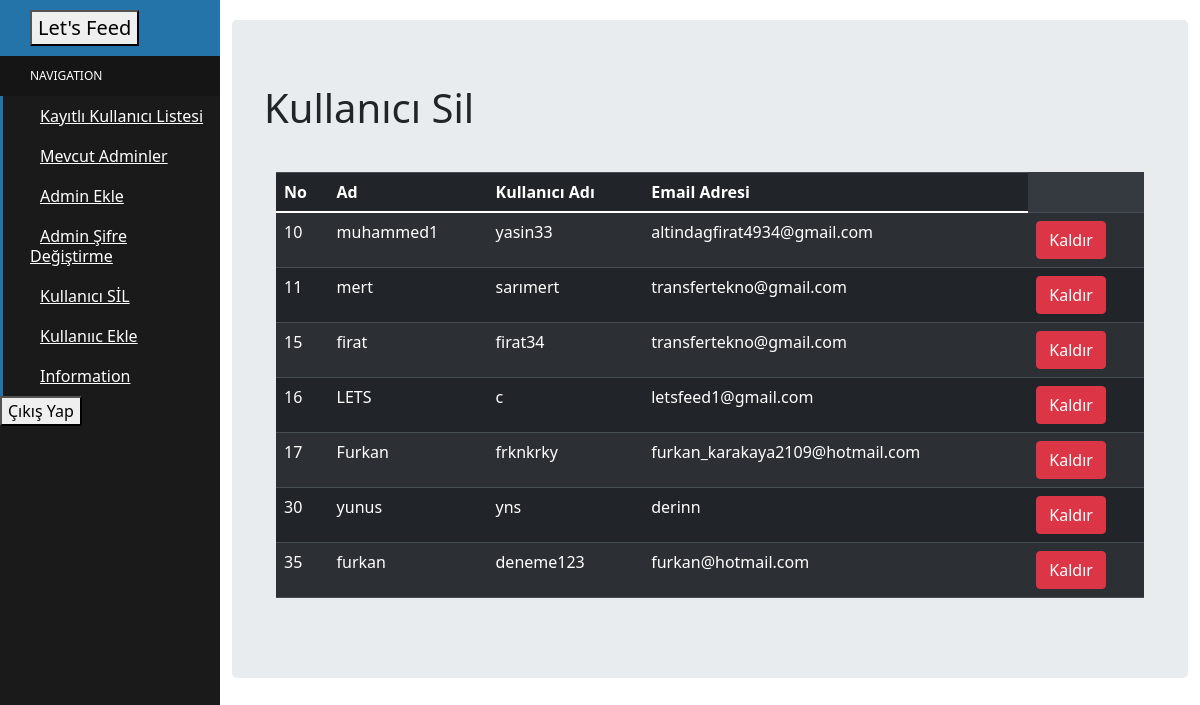
The page /admin/uyesil.php on the database its author committed.
### tables this page shows
CREATE TABLE `kullanici_verileri` (
  `Id` int(11) NOT NULL,
  `Ad` varchar(50) NOT NULL,
  `Soyad` varchar(50) NOT NULL,
  `k_adi` varchar(50) NOT NULL,
  `eposta` varchar(50) NOT NULL,
  `cep_telefon` varchar(11) NOT NULL,
  `il` varchar(50) NOT NULL,
  `dogum_tarih` varchar(50) NOT NULL,
  `cinsiyet` varchar(50) NOT NULL,
  `sifre` varchar(50) NOT NULL,
  `kurtarma` int(100) NOT NULL,
  `image_name` varchar(300) NOT NULL,
  `image_type` varchar(100) NOT NULL,
  `image_size` varchar(100) NOT NULL,
  `image_date` timestamp NOT NULL DEFAULT current_timestamp(),
  `image_count` int(250) DEFAULT NULL
);

### admin/uyesil.php (the view, shortened to what this page needs)
<?php
include('../db_connect.php');
?>
<html lang="en">
  <head>
    <link rel="stylesheet" href="https://cdn.jsdelivr.net/npm/bootstrap@4.6.1/dist/css/bootstrap.min.css">
    </head>
        <div class="sidebar-container">
  <div class="sidebar-logo">
   <a href="Panel.php"><button> Let's Feed</button></a>
  </div>
  <ul class="sidebar-navigation">
    <li class="header">Navigation</li>
    <li>
      <a href="Kullanicisayi.php">
        <i class="fa fa-home" aria-hidden="true"></i> Kayıtlı Kullanıcı Listesi
      </a>
    </li>
       <li>
      <a href="adminkayit.php">
        <i class="fa fa-tachometer" aria-hidden="true"></i>Mevcut Adminler
      </a>
    </li>
	<li>
      <a href="adminekle.php">
        <i class="fa fa-tachometer" aria-hidden="true"></i>Admin Ekle
      </a>
    </li>
	<li>
      <a href="adminsifre.php">
        <i class="fa fa-tachometer" aria-hidden="true"></i>Admin Şifre Değiştirme
      </a>
    </li>
    <li>
      <a href="#">
        <i class="fa fa-tachometer" aria-hidden="true"></i> Kullanıcı SİL
      </a>
    </li>
      <li>
      <a href="Uyeekle.php">
        <i class="fa fa-tachometer" aria-hidden="true"></i> Kullanııc Ekle
      </a>
    </li>
    <li>
      <a href="#">
        <i class="fa fa-info-circle" aria-hidden="true"></i> Information
      </a>
    </li>
  </ul>
    <a href="Index.php">
   <button> Çıkış Yap</button></a>
</div>
<div class="content-container">
  <div class="container-fluid">
    <div class="jumbotron">
      <h1>Kullanıcı Sil</h1>
      <p><?php
$sql=$db->query("SELECT Id,Ad,Soyad,k_adi,eposta,kurtarma FROM kullanici_verileri");
?>
<!DOCTYPE html>
<html lang="tr">
<head>
<link href="https://cdn.jsdelivr.net/npm/bootstrap@5.0.1/dist/css/bootstrap.min.css" rel="stylesheet">
</head>
<body>
    <main>
        <div class="container">
            <div class="row mt-4">
                <div class="col">
                    <table class="table table-hover table-dark table-striped">
                        <thead>
                            <tr>
                                <th>No</th>
                                <th>Ad</th>
                                <th>Kullanıcı Adı</th>
                                <th>Email Adresi</th>
                            </tr>
                        </thead>
                        <tbody>
    <?php while ($satir = $sql->fetch(PDO::FETCH_ASSOC)) { ?>
                            <tr>
                                 <td><?=$satir['Id']?></td>
                                <td><?=$satir['Ad']?></td>
                                <td><?=$satir['k_adi']?></td>
                                <td><?=$satir['eposta']?></td>
                                <td>
                                    <div class="btn-group">
                                        <a href="?sil=<?=$satir['Id']?>" onclick="return confirm('Silinsin mi?')" class="btn btn-danger">Kaldır</a>
                                    </div>
                            </tr>
                       <?php } ?>
                        </tbody>
                    </table>
                </div>
            </div>
        </div>
    </main>
</div>
    </body>
</html>

### admin/uyesil.php (style rules this page uses)
.sidebar-container { position: fixed; width: 220px; height: 100%; left: 0; overflow-x: hidden; overflow-y: auto; background: #1a1a1a; color: #fff; }
.content-container { padding-top: 20px; }
.sidebar-logo { padding: 10px 15px 10px 30px; font-size: 20px; background-color: #2574A9; }
.sidebar-navigation { padding: 0; margin: 0; list-style-type: none; position: relative; }
.sidebar-navigation li { background-color: transparent; position: relative; display: inline-block; width: 100%; line-height: 20px; }
.sidebar-navigation li a { padding: 10px 15px 10px 30px; display: block; color: #fff; }
.sidebar-navigation li::before { background-color: #2574A9; position: absolute; content: ''; height: 100%; left: 0; top: 0; -webkit-transition: width 0.2s ease-in; transition: width 0.2s ease-in; width: 3px; z-index: -1; }
.sidebar-navigation .header { font-size: 12px; text-transform: uppercase; background-color: #151515; padding: 10px 15px 10px 30px; }
.sidebar-navigation .header::before { background-color: transparent; }
.content-container { padding-left: 220px; }

### rows shown on the page
kullanici_verileri: Id "10", Ad "muhammed1", k_adi "yasin33", eposta "altindagfirat4934@gmail.com"
kullanici_verileri: Id "11", Ad "mert", k_adi "sarımert", eposta "transfertekno@gmail.com"
kullanici_verileri: Id "15", Ad "firat", k_adi "firat34", eposta "transfertekno@gmail.com"
kullanici_verileri: Id "16", Ad "LETS", k_adi "c", eposta "letsfeed1@gmail.com"
kullanici_verileri: Id "17", Ad "Furkan", k_adi "frknkrky", eposta "furkan_karakaya2109@hotmail.com"
kullanici_verileri: Id "30", Ad "yunus", k_adi "yns", eposta "derinn"
kullanici_verileri: Id "35", Ad "furkan", k_adi "deneme123", eposta "furkan@hotmail.com"
